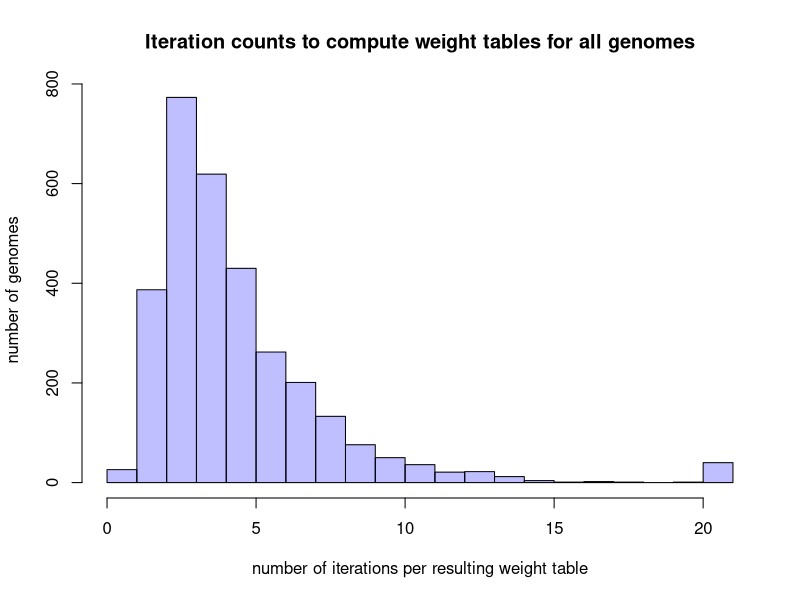

R code for this plot:
#!usr/bin/env Rscript


#############################################################################
####  Author: Melanie van den Bosch
####  Title: Plotting iteration results of iterative weight tables 
####  Purpose of script: We want to plot the number of iterations for each genome
####  when the weight tables were computed. 
####  depending on the results/pattern seen we will draw conclusions on which genomes
####  are biased or are under translational selection
#################################################################################


setwd("~/Documents/Master_Thesis_SSB/git_scripts")

# open iterationcount file
itcountdf <- read.csv(file = "itcount_final.csv", header = TRUE, sep=",")
itcountdf <- itcountdf[,1:2]
itcountdf <- na.omit(itcountdf)


# setting the properties for drawing the graph
xlim <- range(itcountdf[,2], na.rm = TRUE)
nbins = 21


hist <- hist(itcountdf[,2], breaks=seq(0, 21, 1), xlim = xlim, 
     main = "Iteration counts to compute weight tables for all genomes", 
     xlab = "number of iterations per resulting weight table", ylab = "number of genomes",
     col = rgb(0,0,1,1/4))

#selecting the genomeIDs that are below the cut-off value of 5
biased.i <- which(itcountdf[,2] <= 4 & itcountdf[,2] != 0)
biased.genomes <- as.vector(itcountdf[biased.i,1])

unbiased.i <- which(itcountdf[,2] >= 5)
unbiased.genomes <- as.vector(itcountdf[unbiased.i,1])

# numbers of genomes contained in the datasets
length(which(itcountdf[,2]==0))
length(biased.genomes)
length(unbiased.genomes)

length(which(itcountdf[,2]==0)) + length(biased.genomes) + length(unbiased.genomes) 
#should be 6041

# combine both lists
#un.biased.genomes <- cbind(biased.genomes, unbiased.genomes)

# write to file
write.table(biased.genomes, file = "it1_4genomes.csv", append=F, 
            sep = ",", row.names = FALSE, quote = FALSE, col.names = FALSE)
write.table(unbiased.genomes, file = "it5_21genomes.csv", append=F, 
            sep = ",", row.names = FALSE, quote = FALSE, col.names = FALSE)
